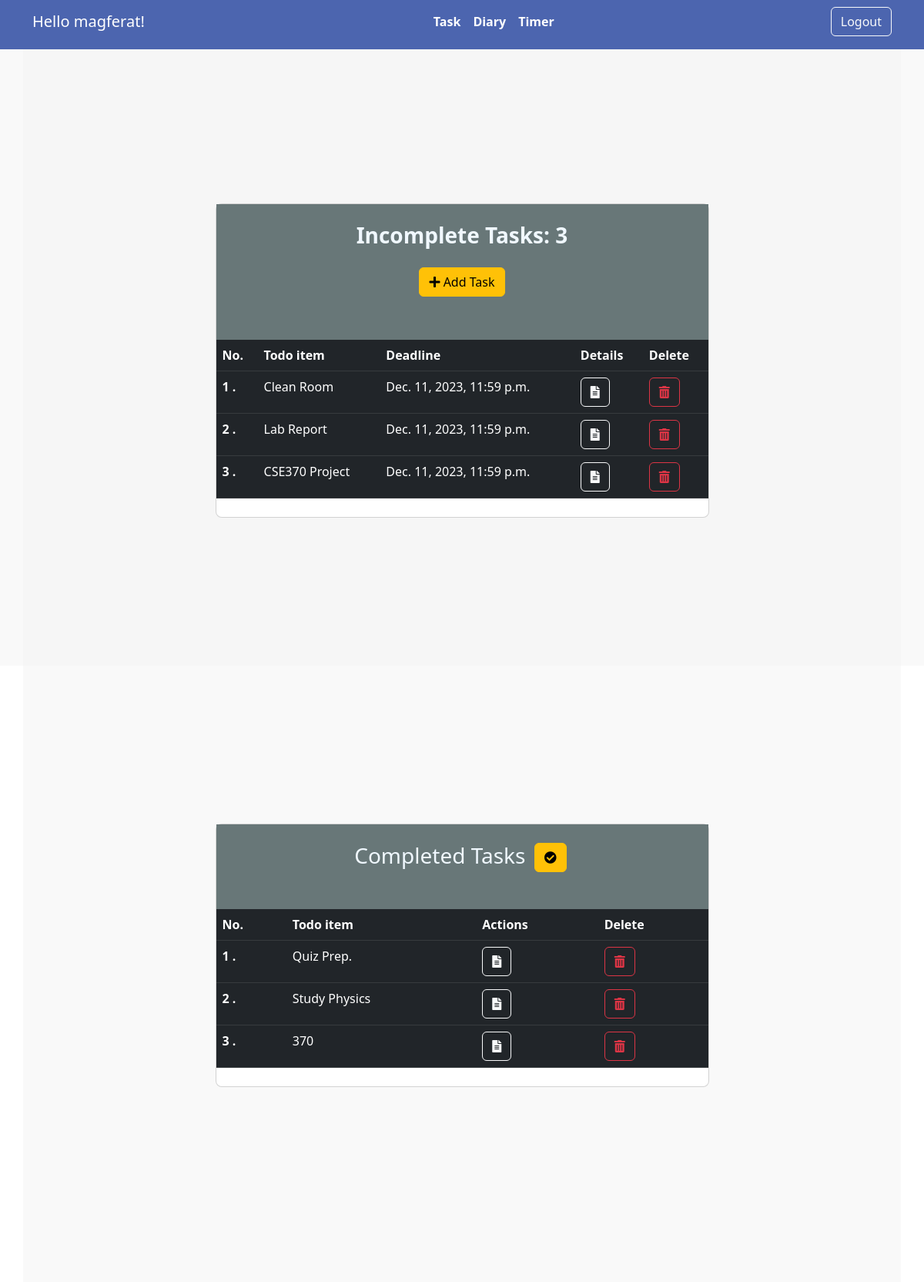
The page / (signed in) on the database its author committed.
### base/models.py (models this page shows, shortened)
class MyTask(models.Model):
    userID = models.ForeignKey(User, on_delete=models.CASCADE)
    title = models.CharField(max_length=200)
    discription = models.TextField(null=True, blank=True)
    deadline = models.DateTimeField(null= True, blank= True)
    status = models.BooleanField(default=False)

### base/views.py (the view)
# urls.py: path('', All_Task.as_view(), name='allTask'),
class All_Task(LoginRequiredMixin, ListView):
    model = MyTask
    ordering = ['deadline']
    context_object_name = 'tasks'
    def get_context_data(self, **kwargs):
        context = super().get_context_data(**kwargs)
        user = self.request.user
        unfinished_tasks = MyTask.objects.filter(userID=user, status=False)
        finished_tasks = MyTask.objects.filter(userID=user, status=True)
        context['unfinished_tasks'] = unfinished_tasks
        context['finished_tasks'] = finished_tasks
        context['count_unfinished'] = unfinished_tasks.count()
        return context

### base/templates/base/mytask_list.html (shortened to what this page needs)
<!DOCTYPE html>
<html lang="en">
<head>
    <link href="https://cdn.jsdelivr.net/npm/bootstrap@5.3.0/dist/css/bootstrap.min.css" rel="stylesheet">
    <link href="https://cdnjs.cloudflare.com/ajax/libs/font-awesome/5.15.4/css/all.min.css" rel="stylesheet">
</head>
<body>
    {% include 'base/navbar.html' %}
    <section class="vh-100" style="background-color: #eeeeee60;">
        <div class="container pt-2 h-100 " style="background-color: #eeeeee60;">
            <div class="row d-flex justify-content-center align-items-center h-100">
                <div class="col col-lg-9 col-xl-7">
                    <div class="card rounded-3">
                        <div class="card-body p-4" style="background-color: rgb(104, 119, 120); color: white;">
                            <h3 class="text-center mb-4" style=" color: aliceblue; font-weight: bold;">Incomplete Tasks:
                                {{count_unfinished}}
                            </h3>
                            <form class="row row-cols-lg-auto g-3 justify-content-center align-items-center mb-4 pb-2">
                                <div class="col-12">
                                    <a href="{% url 'add_task' %}" class="btn btn-warning">
                                        <i class="fas fa-plus"></i> Add Task
                                    </a>
                                </div>
                            </form>
                        </div>
                        <table class="table table-dark mb-4 p-4 custom-table">
                            <thead>
                                <tr>
                                    <th scope="col" style="color: white;">No.</th>
                                    <th scope="col" style="color: white;">Todo item</th>
                                    <th scope="col" style="color: white;">Deadline</th>
                                    <th scope="col" style="color: white;">Details</th>
                                    <th scope="col" style="color: white;">Delete</th>
                                </tr>
                            </thead>
                            <tbody class="mb-5 pb-5">
                                {% for task in unfinished_tasks %}
                                <tr>
                                    <th scope="row" style="color: white;">{{ forloop.counter }} . </th>
                                    <td style="color: white;">{{task.title}}</td>
                                    <td style="color: white;">{{task.deadline}}</td>
                                    <td>
                                        <a href="{% url 'task' task.id %}"
                                            class="btn btn-outline-light custom-button me-2">
                                            <i class="fas fa-file-alt"></i>
                                        </a>
                                    </td>
                                    <td>
                                        <a href="{% url 'task-delete' task.id %}"
                                            class="btn btn-outline-danger  custom-button">
                                            <i class="fas fa-trash-alt"></i>
                                        </a>
                                    </td>
                                </tr>
                                {% endfor %}
                            </tbody>
                        </table>
                    </div>
                </div>
            </div>
        </div>
        <div class="container pb-5 mt-0 h-100 " style="background-color: #eeeeee60;">
            <div class="row d-flex justify-content-center align-items-center h-100">
                <div class="col col-lg-9 col-xl-7">
                    <div class="card rounded-3">
                        <div class="card-body p-4" style="background-color: rgb(104, 119, 120); color: white;">
                            <h3 class="text-center mb-4 font-weight: bold;" style=" color: aliceblue;">Completed Tasks
                                <button type="submit" class="btn btn-warning mx-1"><i
                                        class="fas fa-check-circle"></i></button>
                            </h3>
                        </div>
                        <table class="table table-dark mb-4">
                            <thead>
                                <tr>
                                    <th scope="col" style="color: white;">No.</th>
                                    <th scope="col" style="color: white;">Todo item</th>
                                    <th scope="col" style="color: white;">Actions</th>
                                    <th scope="col" style="color: white;"> Delete</th>
                                </tr>
                            </thead>
                            <tbody class="mb-5 pb-5">
                                {% for task in finished_tasks %}
                                <tr>
                                    <th scope="row" style="color: white;">{{ forloop.counter }} .</th>
                                    <td style="color: white;">{{task.title}}</td>
                                    <td>
                                        <a href="{% url 'task' task.id %}"
                                            class="btn btn-outline-light custom-button me-2">
                                            <i class="fas fa-file-alt"></i>
                                        </a>
                                    </td>
                                    <td>
                                        <a href="{% url 'task-delete' task.id %}"
                                            class="btn btn-outline-danger custom-button">
                                            <i class="fas fa-trash-alt"></i>
                                        </a>
                                    </td>
                                </tr>
                                {% endfor %}
                            </tbody>
                        </table>
                    </div>
                </div>
            </div>
        </div>
    </section>

### base/templates/base/navbar.html (shortened to what this page needs)
<!DOCTYPE html>
<html lang="en">
<head>
    <link href="https://cdn.jsdelivr.net/npm/bootstrap@5.3.0/dist/css/bootstrap.min.css" rel="stylesheet">
</head>
<body>
    <nav class="navbar navbar-expand-lg pb-3" style="background-color: #4c65af;">
        <div class="container">
            {% if request.user.is_authenticated %}
            <a class="navbar-brand" href="#" style="color: white;">Hello {{ request.user }}!</a>
            <div class="collapse navbar-collapse justify-content-center" id="navbarNav">
                <ul class="navbar-nav">
                    <li class="nav-item">
                        <a class="nav-link nav-custom-link" href="{% url 'allTask' %}">Task</a>
                    </li>
                    <li class="nav-item">
                        <a class="nav-link nav-custom-link" href="{% url 'create_note' %}">Diary</a>
                    </li>
                    <li class="nav-item">
                        <a class="nav-link nav-custom-link" href="{% url 'timer' %}">Timer</a>
                    </li>
                </ul>
            </div>
            <div class="navbar-nav ms-auto">
                <form id="logoutForm" action="{% url 'logout' %}" method="post">
                    <button class="btn btn-outline-light" type="submit">Logout</button>
                </form>
            </div>
            {% else %}
            <ul class="navbar-nav">
                <li class="nav-item">
                    <a class="nav-link" href="{% url 'login' %}" style="color: white;">Login</a>
                </li>
            </ul>
            {% endif %}
        </div>
    </nav>
</body>
</html>

### base/templates/base/mytask_list.html (style rules this page uses)
.custom-button { background-color: #8fafc2; border-color: #8fafc2; }

### base/templates/base/navbar.html (style rules this page uses)
.nav-custom-link { color: #ffffff !important; font-weight: bold; }

### rows shown on the page
MyTask: title "Clean Room", deadline "Dec. 11, 2023, 11:59 p.m."
MyTask: title "Lab Report", deadline "Dec. 11, 2023, 11:59 p.m."
MyTask: title "CSE370 Project", deadline "Dec. 11, 2023, 11:59 p.m."
MyTask: title "Quiz Prep."
MyTask: title "Study Physics"
MyTask: title "370"

### other values the page prints
{{ request.user }} "magferat"
{{ count_unfinished }} "3"
